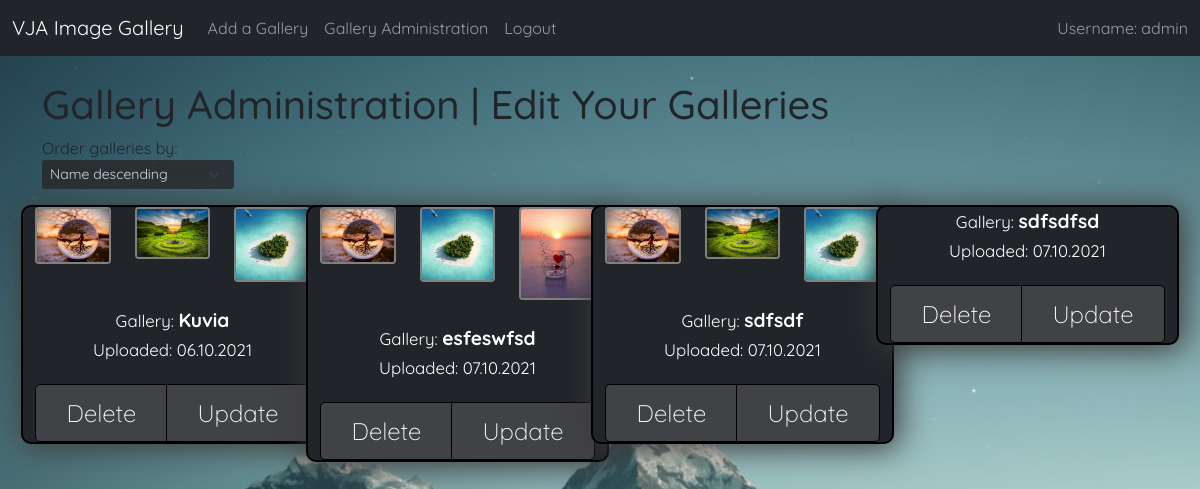
The app's page /gallery_administration (signed in) with its own data.
### gallery/models.py (models this page shows, shortened)
class Image(models.Model):
    image = models.ImageField(upload_to=upload_gallery_image, validators=[FileExtensionValidator(allowed_extensions=['jpg', 'jpeg', 'gif', 'png'])])
    gallery = models.ForeignKey(
            Gallery, on_delete=models.CASCADE, related_name="images")
    created = models.DateTimeField(default=timezone.now(), blank=True)
    img_description = models.CharField(max_length=200, default="", blank=True)
    thumbnail_small = ImageSpecField(source='image',
				processors=[ResizeToFill(100,105)],
				format='JPEG',
				options={'quality':60})
    thumbnail_large= ImageSpecField(source='image',
				processors=[ResizeToFill(300,320)],
				format='JPEG',
				options={'quality':60})

class Gallery(models.Model):
    name = models.CharField(max_length=100)
    owner = models.ForeignKey(settings.AUTH_USER_MODEL,on_delete=models.CASCADE, related_name="owner",null=True)
    title = models.CharField(default="", max_length=200, blank=True)
    time = models.DateTimeField(default=timezone.now(), blank=True)
    ispublic = models.BooleanField(default=False)
    description = models.CharField(max_length=250, default="", blank=True)

### gallery/views.py (the view)
# urls.py: path('gallery_administration', views.gallery_administration_view, name='gallery_administration'),
@login_required(login_url='login')
def gallery_administration_view(request):
    if(request.method == 'GET'):
        list_of_galleries = Gallery.objects.filter(owner_id=request.user)
        list_of_images = Image.objects.filter(Q(gallery__in=list_of_galleries))
        pairs = galleryimagepairs(list_of_galleries, list_of_images)
        context = {
        'list_of_galleries': pairs }
        return render(request, 'gallery/gallery_administration.html', context)
    elif(request.method == 'POST'):
        pass

### gallery/functions.py (called while the page is built)
def galleryimagepairs(galleries, images):
    galleryimages = {}
    for gal in galleries:
        galleryimages[gal] = []
        for img in images:
            if(img.gallery.id == gal.id):
                galleryimages[gal].append(img)
    return galleryimages

### gallery/templates/gallery/gallery_administration.html (shortened to what this page needs)
{% extends 'base.html' %}
{% load static %}
{% block extra_head_content %}
<link rel="stylesheet" type="text/css" href={% static 'gallery/css/gallery_administration.css' %} />
{% endblock %}
{% block content %}
<br />
<h1>Gallery Administration | Edit Your Galleries</h1>
<label for="id_selectbox">Order galleries by:</label>
<select class="form-select form-select-sm" onchange="sortelements.call(this, event)" id="id_selectbox">
    <option data-sorttype="desc" value="str">Name descending</option>
</select>
<div class="content-center">
<div id="sortbody" class="row">
  {% if list_of_galleries %}
  {% for gallery, images in list_of_galleries.items %}
  <div data-time="{{ gallery.time|date:'c' }}" class="col-xl-3 col-lg-4 col-md-6 col-xs-12 img-outer sortparent">
    <form class="form-center" method="GET" name="{{ gallery.id }}" action="gallery/{{ gallery.id }}/remove">
      <div class="row">
        <div class="cardcont card">
          <div class="row">
            {% for image in images %} {% if forloop.counter <= 3 %}
            <div class="col-xl-4 col-md-4 col-sm-4 col-xs-4 d-flex justify-content-center">
              <a href="/gallery/gallery_image_administration/{{ gallery.id }}" class="d-block mb-4 h-100">
                <img style="" class="img-fluid rounded" src="{{ image.thumbnail_small.url }}" alt="{{ image.title }}" />
              </a>
            </div>
            {% endif %}
            {% endfor %}
          </div>
          <span class="imagedesc"><small>Gallery: </small><strong data-str="">{{ gallery.name }}</strong><br />
            <small>Uploaded: {{ gallery.time|date:"d.m.Y"}}</small></span>
          <div class="btn-group btn-group-justified">
            <input class="btn btn-dark btn-block" type="submit" name="submit" value="Delete" />
            <a href="/gallery/{{ gallery.id }}/update" class="btn btn-secondary btn-sm">Update</a></div>
        </div>
      </div>
    </form>
  </div>
  {% endfor %}
  </div>
  {% else %}
  <h1>You don't have any galleries to edit.</h1>
  {% endif %}
</div>
{% endblock %}

### gallery/templates/base.html (shortened to what this page needs)
{% load static %}
<!doctype html>
<html lang="en">
<head>
  <link rel="stylesheet" type="text/css" href={% static 'gallery/css/base.css' %} />
  <link href="https://cdn.jsdelivr.net/npm/bootstrap@5.1.2/dist/css/bootstrap.min.css" rel="stylesheet"
>
  {% block extra_head_content %}
  {% endblock %}
</head>
<body>
  <nav class="navbar navbar-expand-lg navbar-dark bg-dark" style="position: sticky; top:0; z-index: 100;">
    <div class="container-fluid">
      <a class="navbar-brand" href={% url 'home' %}>VJA Image Gallery</a>
      <div class="collapse navbar-collapse" id="navbarSupportedContent">
        <ul class="navbar-nav me-auto mb-2 mb-lg-0">
          {% if user.is_authenticated %}
          <li class="nav-item">
            <a class="nav-link" href="{% url 'add_gallery' %}">Add a Gallery</a>
          </li>
          <li class="nav-item">
            <a class="nav-link" href="{% url 'gallery_administration' %}">Gallery Administration</a>
          </li>
          <li class="nav-item">
            <a class="nav-link" href={% url 'logout' %}>Logout</a>
          </li>
        </ul>
        <ul class="nav navbar-nav">
          <li class="nav-item">
            <span class="navbar-text">Username: {{user.username}}</span>
          </li>
        </ul>
        {% endif %}
      </div>
    </div>
  </nav>
  <div class="container">
    {% block content %}
    {% endblock %}
  </div>
</body>
</html>

### gallery/static/gallery/css/base.css (style rules this page uses)
* { border: border-box; font-family: "Quicksand", sans-serif; }
html, body { margin: 0; background: url("../../backgroundimage.jpg"); background-size: cover; background-position: center; background-attachment: fixed; }

### gallery/static/gallery/css/gallery_administration.css (style rules this page uses)
.cardcont { border: 2px solid black; margin: 1em; flex-basis: auto; flex: auto; width: 80%; position: relative; box-sizing: border-box; box-shadow: 0.2em 0.2em 2em 0.1em #3d3b3b; background-color: #212429; color: #ffffff; border-radius: 10px; }
.cardcont img { border-radius: 10px; border:2px solid grey; }
.imagedesc { text-align: center; font-size: larger; }
.form-center { display:flex; justify-content: center; }
.btn { padding: 10px 30px; width: 100%; background-color: hsla(0, 0%, 53%, 0.3); border: none; outline: none; border-radius: 5px; border: 1px solid hsl(0, 0%, 0%); font-size: 1.5em; color: white; font-weight: lighter; margin-top: 20px; cursor: pointer; }
.form-select { width: 12rem; background-color: #272626; opacity: 0.8; color: white; border: #212429; }
.content-center { margin: 0 auto; text-align: center; display: flex; justify-content: center; max-width: 100%; flex-wrap: wrap; }

### records on screen
Gallery: name "Kuvia", time "06.10.2021"
Image: thumbnail_small (picture)
Image: thumbnail_small (picture)
Image: thumbnail_small (picture)
Gallery: name "esfeswfsd", time "07.10.2021"
Image: thumbnail_small (picture)
Image: thumbnail_small (picture)
Image: thumbnail_small (picture)
Gallery: name "sdfsdf", time "07.10.2021"
Image: thumbnail_small (picture)
Image: thumbnail_small (picture)
Image: thumbnail_small (picture)
Gallery: name "sdfsdfsd", time "07.10.2021"

### other values on screen
{{ user.username }} "admin"
